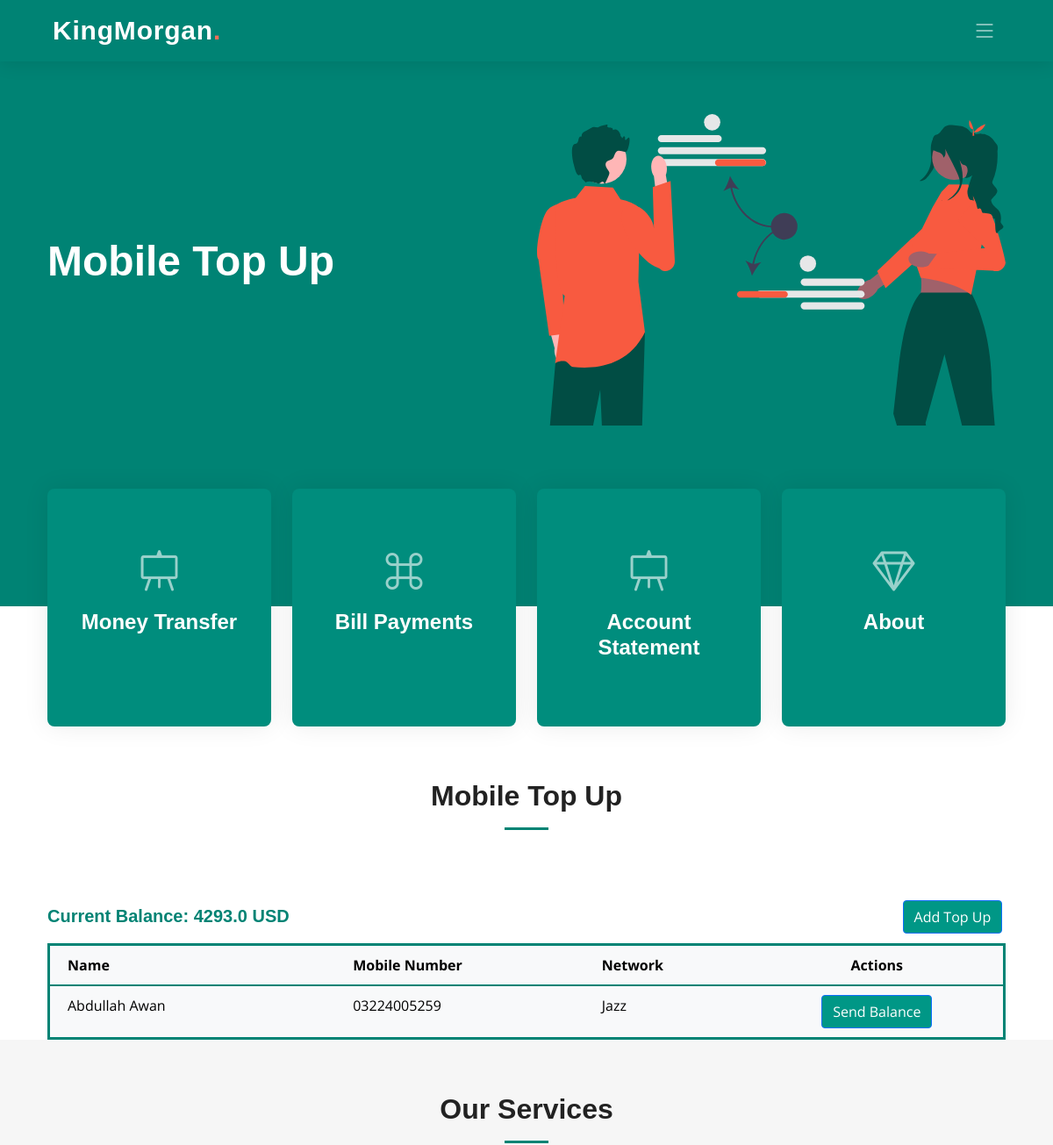
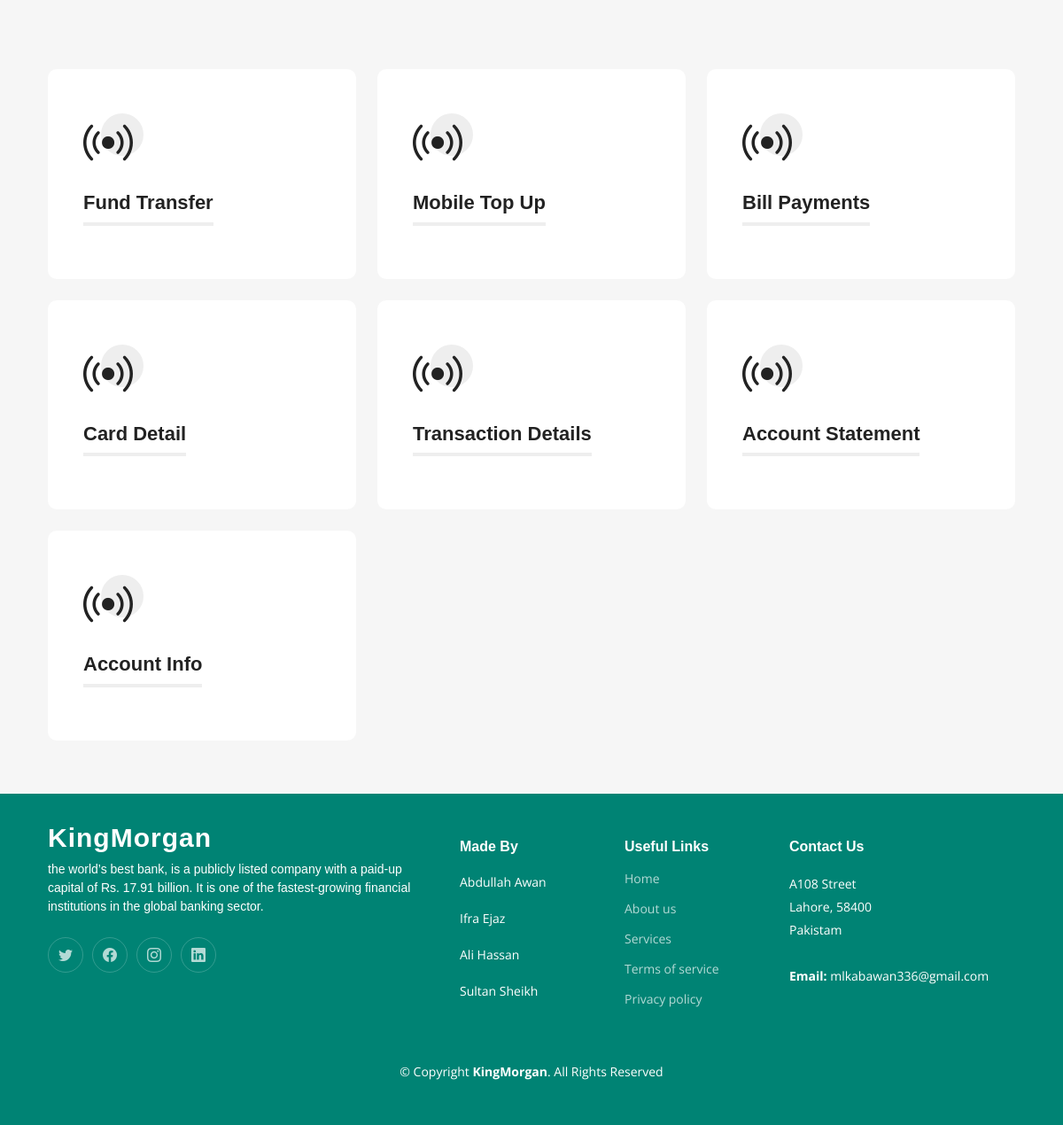
The app's page /mobileTopUp/ (signed in) with its own data (2 pictures, top to bottom).
### app/models.py (models this page shows, shortened)
class Accounts(models.Model):
    SAVING = 'Saving'
    CURRENT = 'Current'
    FIXED_DEPOSIT = 'Fixed Deposit'
    ACCOUNT_TYPE_CHOICES = [
        (SAVING, 'Saving'),
        (CURRENT, 'Current'),
        (FIXED_DEPOSIT, 'Fixed Deposit'),
    ]
    ACTIVE = 'Active'
    INACTIVE = 'Inactive'
    STATUS_CHOICES = [
        (ACTIVE, 'Active'),
        (INACTIVE, 'Inactive'),
    ]
    user = models.ForeignKey(User, on_delete=models.CASCADE)
    account_number = models.CharField(max_length=100, unique=True)
    balance = models.FloatField()
    account_type = models.CharField(max_length=20, choices=ACCOUNT_TYPE_CHOICES, default=CURRENT)
    status = models.CharField(max_length=20, choices=STATUS_CHOICES, default=ACTIVE)
    bank_id = models.ForeignKey('Banks', on_delete=models.CASCADE, default=11)

class MobileTopUp(models.Model):
    mobile_number = models.ForeignKey(MobileNumber, on_delete=models.CASCADE)
    user = models.ForeignKey('User', on_delete=models.CASCADE)
    timestamp = models.DateTimeField(default=timezone.now)

class MobileNumber(models.Model):
    name = models.CharField(max_length=100, default=None)
    mobile_number = models.CharField(max_length=13)
    network = models.ForeignKey(Network, on_delete=models.CASCADE)

class Network(models.Model):
    name = models.CharField(max_length=100)

### app/views.py (the view)
# urls.py: path('mobileTopUp/', views.mobile_top_up, name='mobile_top_up'),
def mobile_top_up(request):
    user_id = request.session.get('user')
    user = get_object_or_404(User, pk=user_id)
    account = get_object_or_404(Accounts, user=user)
    top_ups = MobileTopUp.objects.filter(user_id=user).select_related('mobile_number', 'mobile_number__network')
    networks = Network.objects.all()
    return render(request, 'dashboard/mobiletopup.html', {
        'User': user,
        'networks': networks,
        'top_ups': top_ups,
        'account': account,
        'services': services
    })

### app/templates/Dashboard/mobiletopup.html (shortened to what this page needs)
{% extends 'Dashboard/index.html' %}
{% load static %}
{% block extra_head %}
  <link href="https://cdnjs.cloudflare.com/ajax/libs/font-awesome/5.15.3/css/all.min.css" rel="stylesheet">
{% endblock extra_head %}
{% block hero %}<h2><span>Mobile Top Up</span></h2>{% endblock hero %}
{% block content %}
<div class="section-header">
  <h2>Mobile Top Up</h2>
</div>
<div class="container">
    <div class="row">
        <div class="col-6">
            <h5 style="font-weight: bold; font-family: 'Arial', sans-serif; color: #008374; margin-top: 1%;">
                Current Balance: {{ account.balance }} USD
            </h5>
        </div>
        <div class="col-6">
            <a href="#" class="btn btn-primary" style="background-color:#009786; margin-left: 78%; margin-bottom: 2%;" data-bs-toggle="modal" data-bs-target="#addMobileTopUpModal">
                Add Top Up
            </a>
        </div>
    </div>
    <div class="row">
        <div class="col-12">
            <table class="table table-borderless table-hover" style="border-collapse: collapse; border: 3px solid #008374; margin-bottom: 0;">
                <thead style="border-bottom: 2px solid #008374; background-color: #f8f9fa;">
                    <tr>
                        <th style="padding: 10px 20px; width: 30%; border-bottom: 1px solid #008374;">Name</th>
                        <th style="padding: 10px 20px; border-bottom: 1px solid #008374;">Mobile Number</th>
                        <th style="padding: 10px 20px; border-bottom: 1px solid #008374;">Network</th>
                        <th style="padding: 10px 20px; border-bottom: 1px solid #008374; text-align: center;">Actions</th>
                    </tr>
                </thead>
                <tbody style="border: 2px solid #008374; background-color: #f8f9fa;">
                    {% for top_up in top_ups %}
                        <tr style="border-bottom: 1px solid #008374;">
                            <td style="padding: 10px 20px;">{{ top_up.mobile_number.name }}</td>
                            <td style="padding: 10px 20px;">{{ top_up.mobile_number.mobile_number }}</td>
                            <td style="padding: 10px 20px;">{{ top_up.mobile_number.network.name }}</td>
                            <td style="padding: 10px 20px; text-align: center;">
                                <a href="{% url 'send_top_up' %}?name={{ top_up.mobile_number.name }}&mobile_no={{ top_up.mobile_number.mobile_number }}&balance={{ account.balance }}" class="btn btn-primary" style="background-color:#009786;">
                                    Send Balance
                                </a>
                            </td>
                        </tr>
                    {% endfor %}
                </tbody>
            </table>
        </div>
    </div>
</div>
<section id="services" class="services sections-bg">
    <div class="container" data-aos="fade-up">
      <div class="section-header">
        <h2>Our Services</h2>
      </div>
      <div class="row gy-4" data-aos="fade-up" data-aos-delay="100">
        {% for service in services %}
          <div class="col-lg-4 col-md-6">
            {% if service.url %}
              <a href="{% url service.url %}">
            {% endif %}
            <div class="service-item position-relative">
              <div class="icon">
                <i class="bi {{ service.icon }}"></i>
              </div>
              <h3>{{ service.name }}</h3>
            </div>
            {% if service.url %}
              </a>
            {% endif %}
          </div>
        {% endfor %}
      </div>
    </div>
  </section>
  {% endblock content %}

### app/static/css/main.css (style rules this page uses)
:root { --font-default: "Open Sans", system-ui, -apple-system, "Segoe UI", Roboto, "Helvetica Neue", Arial, "Noto Sans", "Liberation Sans", sans-serif, "Apple Color Emoji", "Segoe UI Emoji", "Segoe UI Symbol", "Noto Color Emoji"; --font-primary: "Montserrat", sans-serif; --font-secondary: "Poppins", sans-serif; }
:root { --color-default: #222222; --color-primary: #008374; --color-secondary: #f85a40; }
:root { scroll-behavior: smooth; }
body { font-family: var(--font-default); color: var(--color-default); }
a { color: var(--color-primary); text-decoration: none; }
h1, h2, h3, h4, h5, h6 { font-family: var(--font-primary); }
section { padding: 60px 0; overflow: hidden; scroll-margin-top: 70px; overflow: clip; }
.sections-bg { background-color: #f6f6f6; }
.section-header { text-align: center; padding-bottom: 60px; }
.section-header h2 { font-size: 32px; font-weight: 600; margin-bottom: 20px; padding-bottom: 20px; position: relative; }
.section-header h2:after { content: ""; position: absolute; display: block; width: 50px; height: 3px; background: var(--color-primary); left: 0; right: 0; bottom: 0; margin: auto; }
.services { padding: 60px 0; }
.services .service-item { padding: 40px; background: #fff; height: 100%; border-radius: 10px; }
.services .service-item .icon { width: 48px; height: 48px; position: relative; margin-bottom: 50px; }
.services .service-item .icon i { color: var(--color-default); font-size: 56px; transition: ease-in-out 0.3s; z-index: 2; position: relative; }
.services .service-item .icon:before { position: absolute; content: ""; height: 100%; width: 100%; background: #eeeeee; border-radius: 50px; z-index: 1; top: 10px; right: -20px; transition: 0.3s; }
.services .service-item h3 { color: var(--color-default); font-weight: 700; margin: 0 0 20px 0; padding-bottom: 8px; font-size: 22px; position: relative; display: inline-block; border-bottom: 4px solid #eeeeee; transition: 0.3s; }
.hero h2 { font-size: 48px; font-weight: 700; margin-bottom: 20px; color: #fff; }

### records on screen
Accounts: balance "4293.0"
MobileTopUp: mobile_number.name "Abdullah Awan", mobile_number.mobile_number "03224005259", mobile_number.network.name "Jazz"

### other values on screen
{{ service.name }} "Fund Transfer" "Mobile Top Up" "Bill Payments" "Card Detail" "Transaction Details" "Account Statement" "Account Info"
